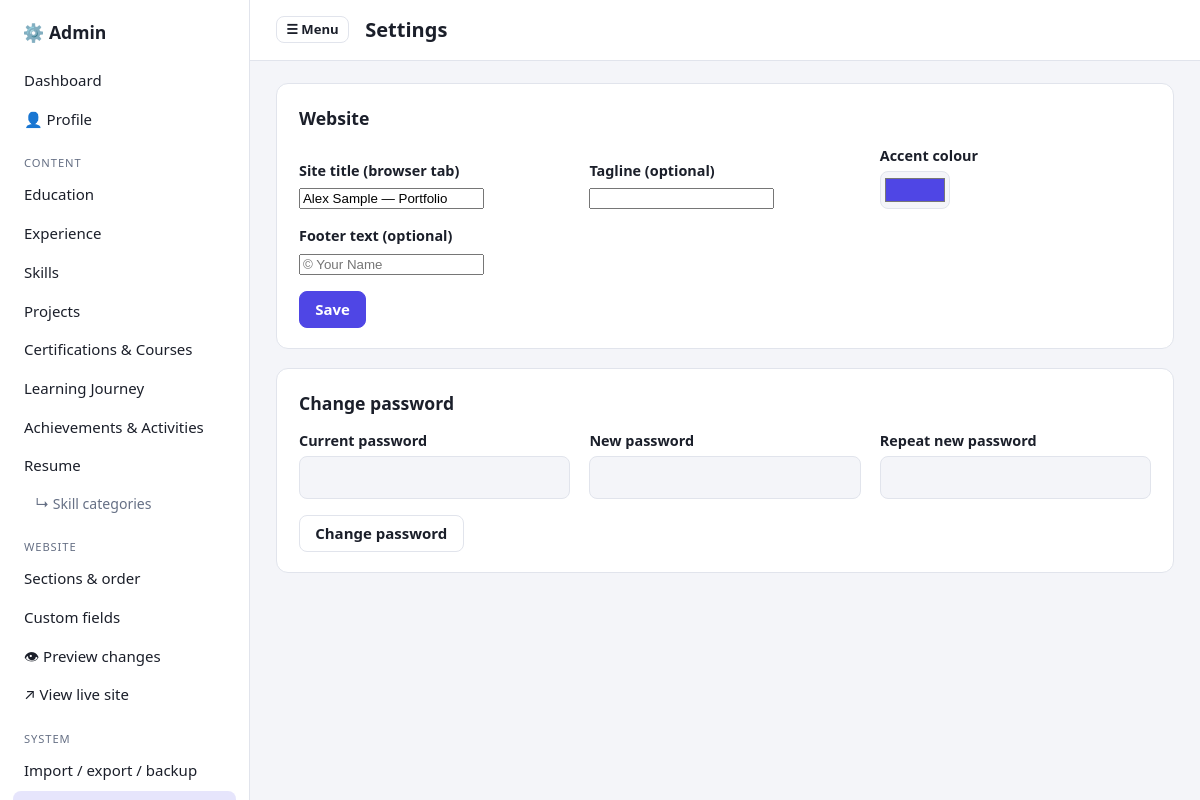
Screenshot of /admin/settings (signed in) with the database file from the repository.
### tables this page shows
CREATE TABLE site_sections (
    key      TEXT PRIMARY KEY,
    title    TEXT NOT NULL,
    intro    TEXT NOT NULL DEFAULT '',
    kind     TEXT NOT NULL DEFAULT 'builtin',
    visible  INTEGER NOT NULL DEFAULT 1,
    position INTEGER NOT NULL DEFAULT 0,
    layout   TEXT NOT NULL DEFAULT 'cards'
);

CREATE TABLE settings (
    key   TEXT PRIMARY KEY,
    value TEXT
);

### admin.py (the view, shortened to what this page needs)
@bp.route("/settings", methods=["GET", "POST"])
@login_required
def settings_page():
    return render_template("admin/settings.html")

### admin.py (called while the page is built)
def password_set():
    return bool(db.get_setting("admin_password"))

def login_required(view):
    @wraps(view)
    def wrapped(*a, **kw):
        if not password_set():
            return redirect(url_for("admin.setup"))
        if not session.get("admin"):
            return redirect(url_for("admin.login", next=request.path))
        return view(*a, **kw)
    return wrapped

def nav_sections():
    out = []
    for s in db.site_sections():
        if s["kind"] == "profile":
            continue
        out.append(s)
    return out

@bp.context_processor
def admin_ctx():
    return {"nav_sections": nav_sections() if session.get("admin") else []}

### db.py (called while the page is built)
def connect(path):
    conn = sqlite3.connect(path, timeout=15)
    conn.row_factory = sqlite3.Row
    conn.execute("PRAGMA foreign_keys=ON")
    return conn

def get_db():
    if "db" not in g:
        g.db = connect(current_app.config["DB_PATH"])
    return g.db

def get_setting(key, default=""):
    row = get_db().execute("SELECT value FROM settings WHERE key=?", (key,)).fetchone()
    return row["value"] if row and row["value"] is not None else default

def all_settings():
    return {r["key"]: r["value"] for r in get_db().execute("SELECT key,value FROM settings")}

def site_sections(visible_only=False):
    sql = "SELECT * FROM site_sections"
    if visible_only:
        sql += " WHERE visible=1"
    sql += " ORDER BY position, key"
    return [dict(r) for r in get_db().execute(sql)]

### templates/admin/settings.html (shortened to what this page needs)
{% extends "admin/base.html" %}
{% block title %}Settings{% endblock %}
{% block content %}
<section class="card">
  <h2>Website</h2>
  <form method="post" class="grid-form">
    <div class="field"><label>Site title (browser tab)</label><input name="site_title" value="{{ settings.get('site_title','') }}" maxlength="120"></div>
    <div class="field"><label>Tagline (optional)</label><input name="tagline" value="{{ settings.get('tagline','') }}" maxlength="200"></div>
    <div class="field"><label>Accent colour</label><input type="color" name="accent" value="{{ settings.get('accent','#4f46e5') }}"></div>
    <div class="field wide"><label>Footer text (optional)</label><input name="footer" value="{{ settings.get('footer','') }}" maxlength="300" placeholder="© Your Name"></div>
    <div><button class="btn primary" type="submit">Save</button></div>
  </form>
</section>
<section class="card">
  <h2>Change password</h2>
  <form method="post" class="grid-form">
    <div class="field"><label>Current password</label><input type="password" name="current" autocomplete="current-password" required></div>
    <div class="field"><label>New password</label><input type="password" name="new" autocomplete="new-password" minlength="8" required></div>
    <div class="field"><label>Repeat new password</label><input type="password" name="new2" autocomplete="new-password" minlength="8" required></div>
    <div><button class="btn" type="submit">Change password</button></div>
  </form>
</section>
{% endblock %}

### templates/admin/base.html (shortened to what this page needs)
<!doctype html>
<html lang="en">
<head>
  <link rel="stylesheet" href="{{ url_for('static', filename='css/admin.css') }}">
</head>
<body class="admin">
{% if is_admin %}
<div class="shell">
  <aside class="side" id="side">
    <div class="brand"><a href="{{ url_for('admin.dashboard') }}">⚙️ Admin</a></div>
    <nav>
      <a href="{{ url_for('admin.dashboard') }}" class="{{ 'on' if request.endpoint == 'admin.dashboard' }}">Dashboard</a>
      <a href="{{ url_for('admin.profile') }}" class="{{ 'on' if request.endpoint == 'admin.profile' }}">👤 Profile</a>
      <div class="group">Content</div>
      {% for s in nav_sections %}
        <a href="{{ url_for('admin.section_list', key=s.key) }}" class="{{ 'on' if request.view_args and request.view_args.get('key') == s.key }}">
          {{ s.title }}{% if not s.visible %} <span class="pill">hidden</span>{% endif %}</a>
      {% endfor %}
      <a href="{{ url_for('admin.section_list', key='skill_categories') }}" class="sub {{ 'on' if request.view_args and request.view_args.get('key') == 'skill_categories' }}">↳ Skill categories</a>
      <div class="group">Website</div>
      <a href="{{ url_for('admin.sections') }}" class="{{ 'on' if request.endpoint == 'admin.sections' }}">Sections &amp; order</a>
      <a href="{{ url_for('admin.fields') }}" class="{{ 'on' if request.endpoint == 'admin.fields' }}">Custom fields</a>
      <a href="{{ url_for('admin.preview') }}">👁 Preview changes</a>
      <a href="{{ url_for('public.index') }}" target="_blank">↗ View live site</a>
      <div class="group">System</div>
      <a href="{{ url_for('admin.data_page') }}" class="{{ 'on' if request.endpoint == 'admin.data_page' }}">Import / export / backup</a>
      <a href="{{ url_for('admin.settings_page') }}" class="{{ 'on' if request.endpoint == 'admin.settings_page' }}">Settings</a>
    </nav>
  </aside>
  <div class="main">
    <header class="top">
      <button class="btn ghost small menu" type="button" onclick="document.getElementById('side').classList.toggle('open')">☰ Menu</button>
      <h1>{% block heading %}{{ self.title() }}{% endblock %}</h1>
    </header>
    <main class="content">
      {% block content %}{% endblock %}
    </main>
  </div>
</div>
{% endif %}
</body>
</html>

### static/css/admin.css (style rules this page uses)
:root { --bg:#f4f5f9;--panel:#fff;--fg:#1b1f2a;--muted:#667085;--line:#e1e4ec;--accent:#4f46e5;--danger:#dc2626;--ok:#059669;--warn:#d97706 }
* { box-sizing:border-box }
body.admin { margin:0;background:var(--bg);color:var(--fg);font:15px/1.55 system-ui,-apple-system,"Segoe UI",Roboto,sans-serif }
a { color:var(--accent) }
.shell { display:grid;grid-template-columns:250px 1fr;min-height:100vh }
.side { background:var(--panel);border-right:1px solid var(--line);padding:1rem .8rem;position:sticky;top:0;height:100vh;overflow:auto;display:flex;flex-direction:column }
.brand { font-weight:700;font-size:1.1rem;padding:.2rem .6rem 1rem }
.brand a { text-decoration:none;color:var(--fg) }
.side nav { display:flex;flex-direction:column;gap:2px;flex:1 }
.side nav a { padding:.42rem .7rem;border-radius:8px;text-decoration:none;color:var(--fg) }
.side nav a.on { background:color-mix(in srgb,var(--accent) 14%,transparent);color:var(--accent);font-weight:600 }
.side nav a.sub { padding-left:1.4rem;font-size:.88rem;color:var(--muted) }
.group { font-size:.7rem;text-transform:uppercase;letter-spacing:.08em;color:var(--muted);padding:.9rem .7rem .2rem }
.main { min-width:0 }
.top { display:flex;align-items:center;gap:1rem;padding:.9rem 1.6rem;border-bottom:1px solid var(--line);background:var(--panel);flex-wrap:wrap;position:sticky;top:0;z-index:5 }
.top h1 { font-size:1.25rem;margin:0;flex:1 }
.menu { display:none }
.content { padding:1.4rem 1.6rem 5rem;max-width:1100px }
.card { background:var(--panel);border:1px solid var(--line);border-radius:12px;padding:1.2rem 1.4rem;margin-bottom:1.2rem }
.card h2 { margin:.1rem 0 .8rem;font-size:1.1rem }
.btn { display:inline-block;padding:.5rem .95rem;border-radius:8px;border:1px solid var(--line);background:var(--panel);color:var(--fg);cursor:pointer;text-decoration:none;font:inherit;font-weight:600;line-height:1.3 }
.btn.primary { background:var(--accent);border-color:var(--accent);color:#fff }
.btn.ghost { background:transparent }
.btn.small { padding:.25rem .6rem;font-size:.82rem }
.field { margin-bottom:1rem;min-width:0 }
.field label,label.lbl { display:block;font-weight:600;margin-bottom:.25rem;font-size:.9rem }
input[type=text],input[type=email],input[type=tel],input[type=number],input[type=date],input[type=password],select,textarea { width:100%;padding:.55rem .7rem;border:1px solid var(--line);border-radius:8px;background:var(--bg);color:var(--fg);font:inherit }
input[type=color] { width:70px;height:38px;padding:2px;border:1px solid var(--line);border-radius:8px;background:var(--bg) }
.grid-form { display:grid;grid-template-columns:repeat(auto-fit,minmax(240px,1fr));gap:0 1.2rem;align-items:end }
.grid-form .wide,.grid-form .row,.grid-form>div:last-child { grid-column:1/-1 }

### rows the page displays
site_sections: title "Education"
site_sections: title "Experience"
site_sections: title "Skills"
site_sections: title "Projects"
site_sections: title "Certifications & Courses"
site_sections: title "Learning Journey"
site_sections: title "Achievements & Activities"
site_sections: title "Resume"
settings: site_title "Alex Sample — Portfolio"
settings: accent "#4f46e5"
